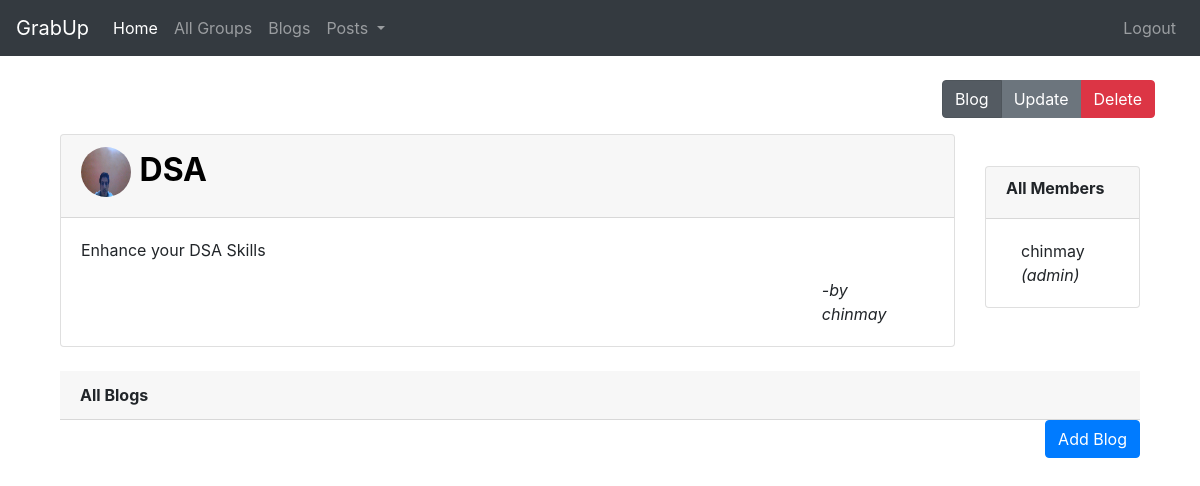
/group/2/, run on an earlier commit of the app's database.
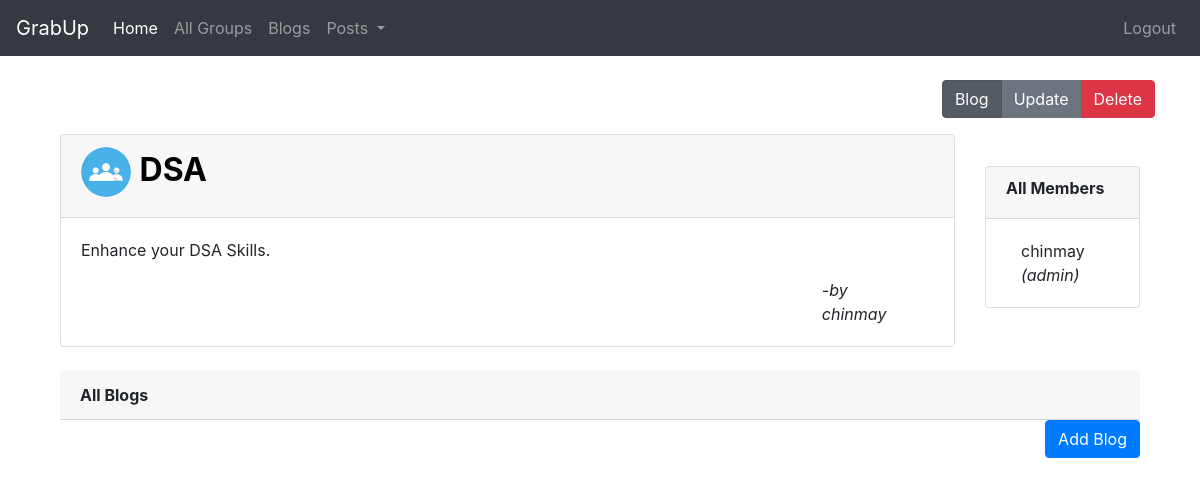
And on a later commit of the database.
### blog/models.py (models this page shows, shortened)
class Group(models.Model):
    name=models.CharField(max_length=70,null=False)
    img=models.ImageField(blank=True,null=True)
    disc=models.TextField(null=False)
    creater=models.ForeignKey(User,on_delete=models.CASCADE,null=False)

### blog/views.py (the view)
# urls.py: path("group/<int:id>/",views.group,name="group"),
def group(request,id):
    group=Group.objects.get(id=id)
    members=Belong.objects.filter(group=id)
    form=GroupForm(instance=group)
    blogs=Blog.objects.filter(group=id)
    context={"group":group,"members":members,"form":form,"id":id,"blogs":blogs}
    return render(request,"blog/group.html",context)

### blog/templates/blog/group.html (shortened to what this page needs)
{%extends "blog/base.html" %}
{% load static %}
{%block body%}
<div class="row mt-4">
    <div class="col col-lg">
        <div class="btn-group btn-group-toggle float-right" data-toggle="buttons">
            <label class="btn btn-secondary active " id="first">
                <input type="radio" name="options" autocomplete="off" checked value="blog"> Blog
            </label>
            <label class="btn btn-secondary " id="second">
                <input type="radio" name="options" autocomplete="off" value="update"> Update
            </label>
            <button type="button" class="btn btn-danger" data-toggle="modal" data-target="#exampleModal">
                Delete
            </button>
        </div>
    </div>
</div>
<div class="container" id="blog">
<div class="row">
    <div class="col-lg-10">
        <div class="card shadow-lg mt-3">
            <div class="card-header">
                <h2>
                    {% if group.img %}
                    <img src="/media/{{group.img}}" style="height: 50px;width:50px;border-radius: 50%;">
                    {%else%}
                    <img src="{% static 'images/group.png' %}" style="height: 50px;width:50px;border-radius: 50%;">
                    {%endif%}
                    <strong style="color: black">{{group.name}}</strong>
                </h2>
            </div>
            <div class="card-body">
                <div class="row">
                    <div class="col col-lg-12">
                        <p>{{group.disc}}</p>
                    </div>
                </div>
                <div class="col col-lg-2 ml-auto">
                    <div class="container ml-auto"><i>-by {{group.creater}}</i></div>
                </div>
            </div>
        </div>
    </div>
    <div class="col col-lg-2">
        <div class="card shadow-lg mt-5">
            <div class="card-header">
                <h6><strong>All Members</strong></h6>
            </div>
            <div class="card-body">
                {% for member in members %}
                <div class="container">
                    {{member.user}}
                    {% ifequal member.user group.creater %}
                    <i>(admin)</i>
                    {%endifequal%}
                </div>
                {%endfor%}
            </div>
        </div>
    </div>
</div>
<div class="card-header  mt-4">
    <strong>All Blogs</strong>
</div>
<div class="float-right mb-2">
    <a href="/blog_form/{{id}}/"><button type="button" class="btn btn-primary">Add Blog</button></a>
</div>
</div>
{% endblock %}

What changed in the data, as far as the page shows it:
changed Group "DSA": disc "Enhance your DSA Skills" → "Enhance your DSA Skills."; img: picture removed
